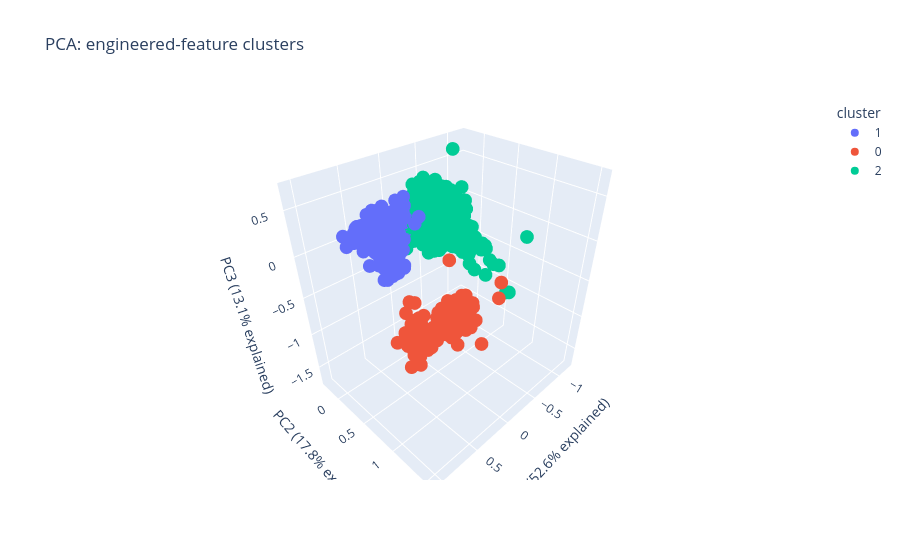
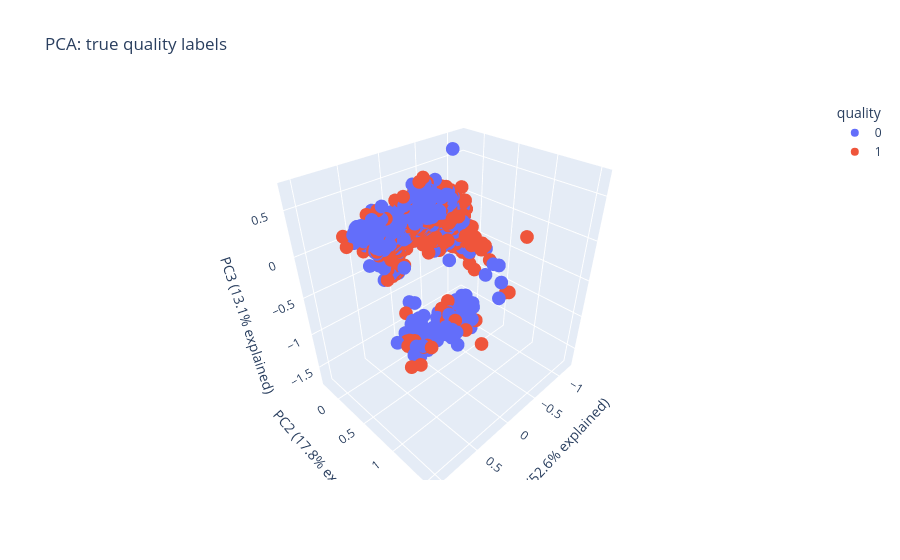

The code cell stored with these charts, in order, in its notebook:
### Markdown cell above
## Exercise 4.6: Advanced 3D Visualization

Visualize the clustering results using interactive 3D plots with Plotly.

1. Use PCA to reduce the dimensionality of our feature space to 3 components
2. Create two visualizations:
   - Points colored by assigned cluster
   - Same points colored by actual quality labels
3. Include the explained variance for each principal component in the axis labels
4. Save the figures to the plot_path


This visualization will help us understand how well our clustering approach aligns with the known quality designations.

#### Note:
- You can use the following links to find more information about the PCA:
   - https://en.wikipedia.org/wiki/Principal_component_analysis
   - https://scikit-learn.org/stable/modules/generated/sklearn.decomposition.PCA.html

### Code cell
pca = PCA(n_components=3)
components = pca.fit_transform(feature_scaled)
variance = pca.explained_variance_ratio_ * 100
axis_labels = {f'PC{i+1}': f'PC{i+1} ({variance[i]:.1f}% explained)' for i in range(3)}
plot_data = pd.DataFrame(components, columns=['PC1', 'PC2', 'PC3'])
plot_data['cluster'] = feature_clusters.astype(str)
plot_data['quality'] = feature_labels.astype(str)
fig1 = px.scatter_3d(plot_data, x='PC1', y='PC2', z='PC3', color='cluster',
                     labels=axis_labels, title='PCA: engineered-feature clusters')
fig2 = px.scatter_3d(plot_data, x='PC1', y='PC2', z='PC3', color='quality',
                     labels=axis_labels, title='PCA: true quality labels')
save_plotly_figure_as_html(fig1, plot_path / f'clusters_3d_{feature_k}_clusters')
save_plotly_figure_as_html(fig2, plot_path / f'quality_3d_{feature_k}_clusters')
fig1.show()
fig2.show()

### Figure 1 — Plotly figure (JSON) as saved in the notebook; plotly's stock layout.template omitted (floating-point values rounded to 4 significant figures; data arrays with more than 128 entries replaced by an {"elided": "..."} marker saying what was removed)
{"data": [{"hovertemplate": "cluster=1<br>PC1 (52.6% explained)=%{x}<br>PC2 (17.8% explained)=%{y}<br>PC3 (13.1% explained)=%{z}<extra></extra>", "legendgroup": "1", "marker": {"color": "#636efa", "symbol": "circle"}, "mode": "markers", "name": "1", "scene": "scene", "showlegend": true, "type": "scatter3d", "x": {"elided": "2779 float values"}, "y": {"elided": "2779 float values"}, "z": {"elided": "2779 float values"}}, {"hovertemplate": "cluster=0<br>PC1 (52.6% explained)=%{x}<br>PC2 (17.8% explained)=%{y}<br>PC3 (13.1% explained)=%{z}<extra></extra>", "legendgroup": "0", "marker": {"color": "#EF553B", "symbol": "circle"}, "mode": "markers", "name": "0", "scene": "scene", "showlegend": true, "type": "scatter3d", "x": {"elided": "130 float values"}, "y": {"elided": "130 float values"}, "z": {"elided": "130 float values"}}, {"hovertemplate": "cluster=2<br>PC1 (52.6% explained)=%{x}<br>PC2 (17.8% explained)=%{y}<br>PC3 (13.1% explained)=%{z}<extra></extra>", "legendgroup": "2", "marker": {"color": "#00cc96", "symbol": "circle"}, "mode": "markers", "name": "2", "scene": "scene", "showlegend": true, "type": "scatter3d", "x": {"elided": "2091 float values"}, "y": {"elided": "2091 float values"}, "z": {"elided": "2091 float values"}}], "layout": {"legend": {"title": {"text": "cluster"}, "tracegroupgap": 0}, "scene": {"domain": {"x": [0, 1], "y": [0, 1]}, "xaxis": {"title": {"text": "PC1 (52.6% explained)"}}, "yaxis": {"title": {"text": "PC2 (17.8% explained)"}}, "zaxis": {"title": {"text": "PC3 (13.1% explained)"}}}, "title": {"text": "PCA: engineered-feature clusters"}}}

### Figure 2 — Plotly figure (JSON) as saved in the notebook; plotly's stock layout.template omitted (floating-point values rounded to 4 significant figures; data arrays with more than 128 entries replaced by an {"elided": "..."} marker saying what was removed)
{"data": [{"hovertemplate": "quality=0<br>PC1 (52.6% explained)=%{x}<br>PC2 (17.8% explained)=%{y}<br>PC3 (13.1% explained)=%{z}<extra></extra>", "legendgroup": "0", "marker": {"color": "#636efa", "symbol": "circle"}, "mode": "markers", "name": "0", "scene": "scene", "showlegend": true, "type": "scatter3d", "x": {"elided": "2871 float values"}, "y": {"elided": "2871 float values"}, "z": {"elided": "2871 float values"}}, {"hovertemplate": "quality=1<br>PC1 (52.6% explained)=%{x}<br>PC2 (17.8% explained)=%{y}<br>PC3 (13.1% explained)=%{z}<extra></extra>", "legendgroup": "1", "marker": {"color": "#EF553B", "symbol": "circle"}, "mode": "markers", "name": "1", "scene": "scene", "showlegend": true, "type": "scatter3d", "x": {"elided": "2129 float values"}, "y": {"elided": "2129 float values"}, "z": {"elided": "2129 float values"}}], "layout": {"legend": {"title": {"text": "quality"}, "tracegroupgap": 0}, "scene": {"domain": {"x": [0, 1], "y": [0, 1]}, "xaxis": {"title": {"text": "PC1 (52.6% explained)"}}, "yaxis": {"title": {"text": "PC2 (17.8% explained)"}}, "zaxis": {"title": {"text": "PC3 (13.1% explained)"}}}, "title": {"text": "PCA: true quality labels"}}}
